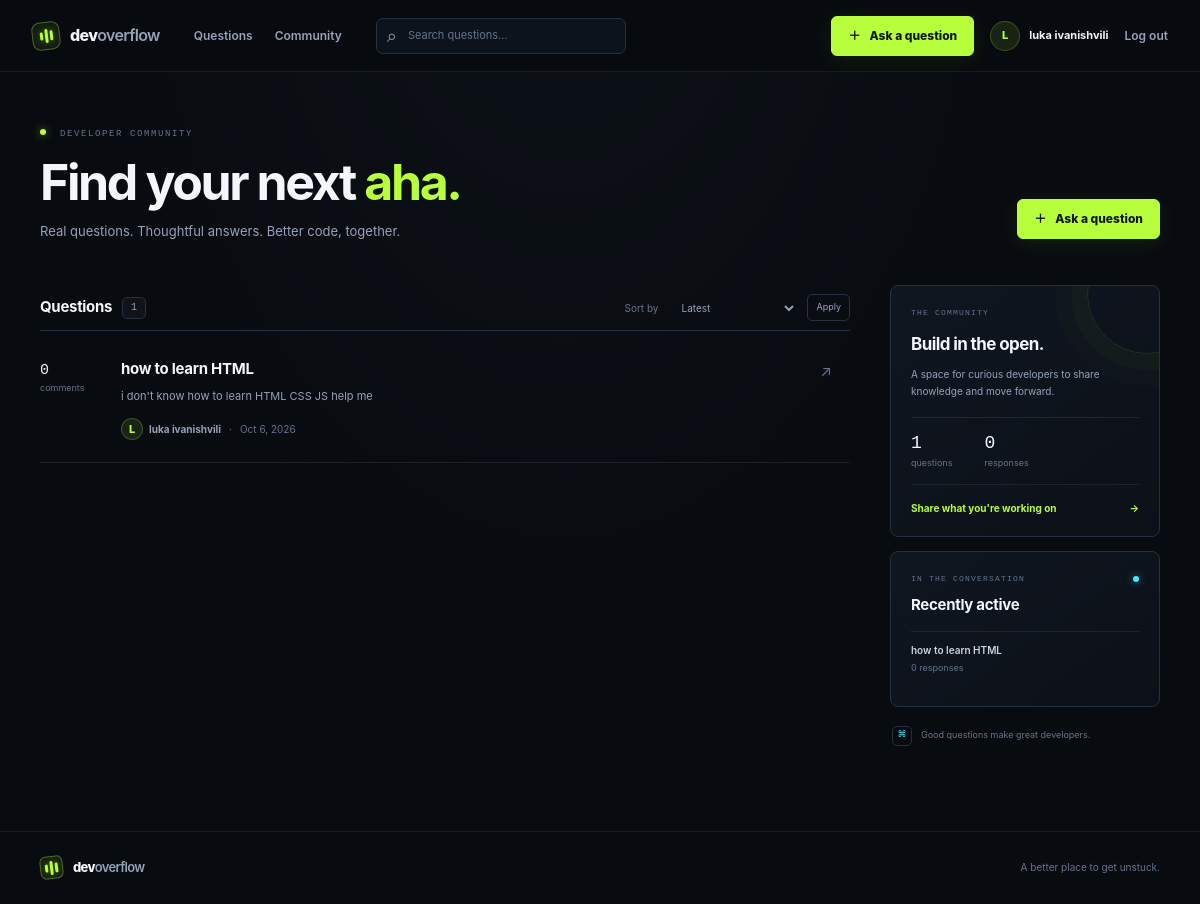
/, run on an earlier commit of the app's database.
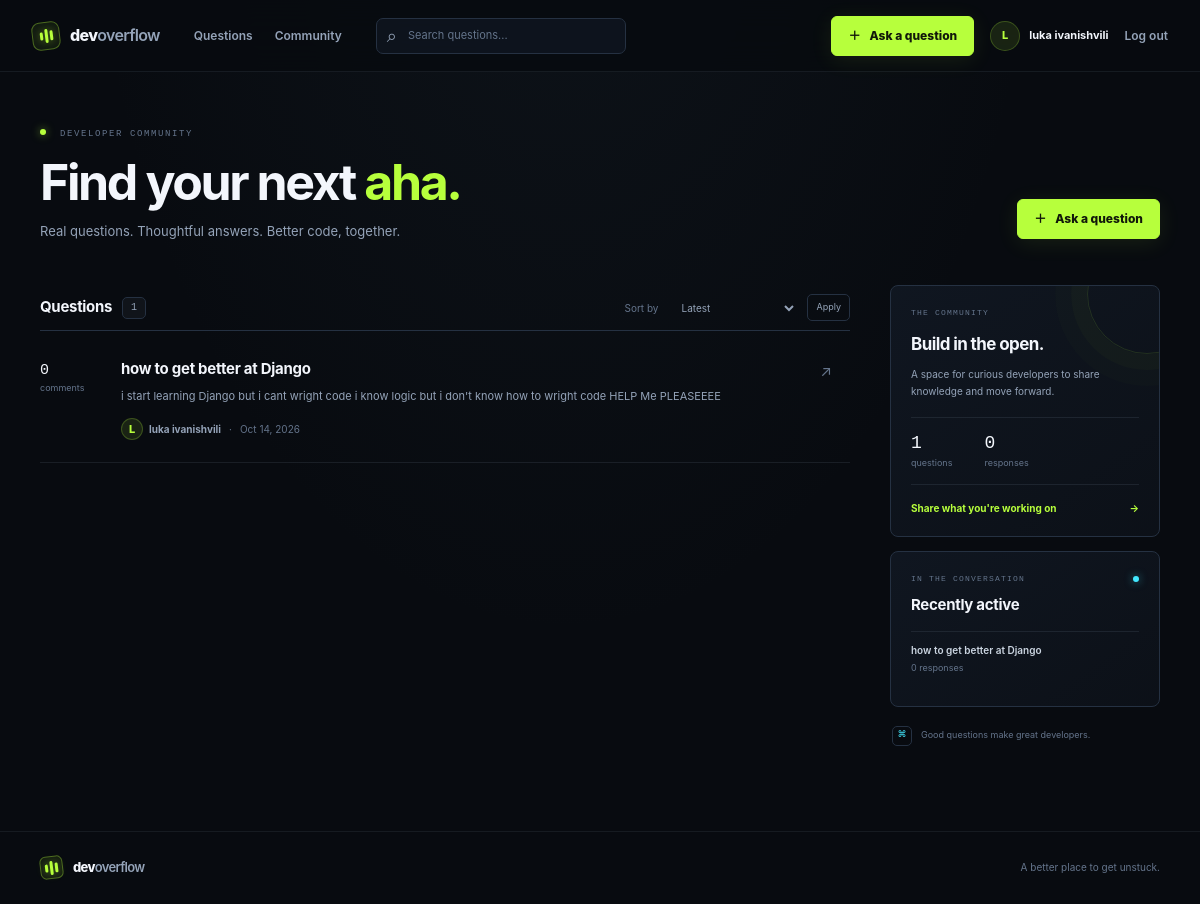
And on a later commit of the database.
### users/models.py (models this page shows)
class Users(models.Model):
    name = models.CharField()
    email = models.EmailField()
    password = models.CharField()
    bio = models.TextField()
    avatar = models.ImageField(
        upload_to="avatars/",
        default="avatars/default.png",
        blank=True
    )
    is_curentUser = models.BooleanField(default=0)

### questions/models.py (models this page shows)
class Questions(models.Model):
    title = models.CharField(max_length=200)
    context = models.TextField()
    creator = models.ForeignKey(
        Users,
        on_delete=models.CASCADE,
        related_name="posts"
    )
    created_at = models.DateTimeField(auto_now_add=True)

### questions/views.py (the view)
# urls.py: path('', views.all_posts, name="main_page"),
def all_posts(request):
    search_query = request.GET.get("q", "").strip()
    sort_order = request.GET.get("sort", "latest")
    questions = Questions.objects.select_related("creator").annotate(
        comments_count=Count("comments")
    )
    if search_query:
        questions = questions.filter(
            Q(title__icontains=search_query) | Q(context__icontains=search_query)
        )
    if sort_order == "most_discussed":
        questions = questions.order_by("-comments_count", "-created_at")
    else:
        sort_order = "latest"
        questions = questions.order_by("-created_at")
    context = {
        "all_posts": questions,
        "active_questions": Questions.objects.annotate(
            comments_count=Count("comments")
        ).order_by("-comments_count", "-created_at")[:4],
        "question_count": Questions.objects.count(),
        "result_count": questions.count(),
        "comment_count": Comments.objects.count(),
        "search_query": search_query,
        "sort_order": sort_order,
        "current_user": get_curent_user(),
    }
    return render(request, "all_posts.html", context)

### users/context_processors.py (called while the page is built)
def current_user(request):
    return {"current_user": get_curent_user()}

### users/utils.py (called while the page is built)
def get_curent_user():
    return Users.objects.filter(is_curentUser=True).first()

### questions/templates/all_posts.html (shortened to what the changed rows need)
{% extends "master.html" %}
{% load static %}
{% block extra_styles %}
    <link rel="stylesheet" href="{% static 'CSS/all_posts.css' %}">
{% endblock extra_styles %}
{% block main %}
<section class="feed-heading">
    <div>
        <h1>Find your next <span class="text-accent">aha.</span></h1>
    </div>
</section>
<div class="feed-layout">
    <section class="question-feed" aria-labelledby="question-list-heading">
        <div class="feed-toolbar">
            <div class="feed-count">
                <h2 id="question-list-heading">Questions</h2>
            </div>
        </div>
        <div class="question-list">
            {% for question in all_posts %}
                <article class="question-card">
                    <div class="question-metrics" aria-label="{{ question.comments_count }} comments">
                        <span class="metric-number">{{ question.comments_count }}</span>
                        <span class="metric-label">comments</span>
                    </div>
                    <div class="question-card-body">
                        <h3><a href="{% url 'question_detail' question.id %}">{{ question.title }}</a></h3>
                        <p class="question-excerpt">{{ question.context|truncatewords:34 }}</p>
                        <div class="question-meta">
                            <a class="author-link" href="{% url 'user_info' question.creator.id %}">
                                {% if question.creator.avatar and question.creator.avatar.name != "avatars/default.png" %}
                                    <img class="avatar avatar-tiny" src="{{ question.creator.avatar.url }}" alt="">
                                {% else %}
                                    <span class="avatar avatar-tiny avatar-fallback" aria-hidden="true">{{ question.creator.name|first|upper }}</span>
                                {% endif %}
                                <span>{{ question.creator.name }}</span>
                            </a>
                            <span class="meta-separator" aria-hidden="true">·</span>
                            <time datetime="{{ question.created_at|date:'c' }}">{{ question.created_at|date:"M j, Y" }}</time>
                        </div>
                    </div>
                    <a class="question-open" href="{% url 'question_detail' question.id %}" aria-label="Open {{ question.title }}">↗</a>
                </article>
            {% endfor %}
        </div>
    </section>
    <aside class="feed-sidebar" id="community" aria-label="Community overview">
        <section class="sidebar-panel community-panel">
            <h2>Build in the open.</h2>
        </section>
        <section class="sidebar-panel active-panel">
            <h2>Recently active</h2>
            {% for question in active_questions %}
                <a class="active-question" href="{% url 'question_detail' question.id %}">
                    <span>{{ question.title }}</span>
                    <small>{{ question.comments_count }} {% if question.comments_count == 1 %}response{% else %}responses{% endif %}</small>
                </a>
            {% empty %}
                <p class="sidebar-empty">Open the conversation by asking the first question.</p>
            {% endfor %}
        </section>
    </aside>
</div>
{% endblock main %}

### users/templates/master.html (shortened to what this page needs)
<!DOCTYPE html>
<html lang="en">
<head>
    {% load static %}
    <link rel="stylesheet" href="{% static 'CSS/global.css' %}">
    <link rel="stylesheet" href="{% static 'CSS/responsive.css' %}">
    {% block extra_styles %}{% endblock extra_styles %}
</head>
<body>
    <header class="site-header">
        <nav class="nav-shell" aria-label="Main navigation">
            <a class="brand" href="{% url 'main_page' %}" aria-label="DevOverflow home">
                <span class="brand-mark" aria-hidden="true"><span></span><span></span><span></span></span>
                <span>dev<span class="brand-accent">overflow</span></span>
            </a>
            <div class="nav-links">
                <a class="nav-link" href="{% url 'main_page' %}">Questions</a>
                <a class="nav-link" href="{% url 'main_page' %}#community">Community</a>
            </div>
            <form class="nav-search" action="{% url 'main_page' %}" method="get" role="search">
                <span class="search-icon" aria-hidden="true">⌕</span>
                <input id="site-search" type="search" name="q" placeholder="Search questions..." value="{{ search_query }}">
            </form>
            <div class="nav-actions">
                <a class="button button-primary nav-ask" href="{% url 'add_questions' %}"><span aria-hidden="true">＋</span> Ask a question</a>
                {% if current_user %}
                    <a class="user-menu" href="{% url 'profile' %}" aria-label="View {{ current_user.name }}'s profile">
                        {% if current_user.avatar and current_user.avatar.name != "avatars/default.png" %}
                            <img class="avatar avatar-small" src="{{ current_user.avatar.url }}" alt="">
                        {% else %}
                            <span class="avatar avatar-small avatar-fallback" aria-hidden="true">{{ current_user.name|first|upper }}</span>
                        {% endif %}
                        <span class="user-menu-name">{{ current_user.name }}</span>
                    </a>
                    <a class="nav-link nav-logout" href="{% url 'logout' %}">Log out</a>
                {% else %}
                    <a class="nav-link nav-login" href="{% url 'login_user' %}">Log in</a>
                    <a class="button button-outline nav-register" href="{% url 'register' %}">Create account</a>
                {% endif %}
            </div>
        </nav>
    </header>
    <main class="page-shell">
    {% block main %}
    {% endblock main %}
    </main>
    <footer class="site-footer">
        <div class="footer-inner">
            <a class="brand footer-brand" href="{% url 'main_page' %}">
                <span class="brand-mark" aria-hidden="true"><span></span><span></span><span></span></span>
                <span>dev<span class="brand-accent">overflow</span></span>
            </a>
            <span>A better place to get unstuck.</span>
        </div>
    </footer>
</body>
</html>

What changed in the data, as far as the page shows it:
removed Questions: comments_count "0", title "how to learn HTML", context "i don't know how to learn HTML CSS JS help me", creator.name|first "L", creator.name "luka ivanishvili", created_at "Oct 6, 2026", shows "responses"
added Questions: comments_count "0", title "how to get better at Django", context "i start learning Django but i cant wright code i know logic but i don't know how to wright code HELP Me PLEASEEEE", creator.name|first "L", creator.name "luka ivanishvili", created_at "Oct 14, 2026", shows "responses"
